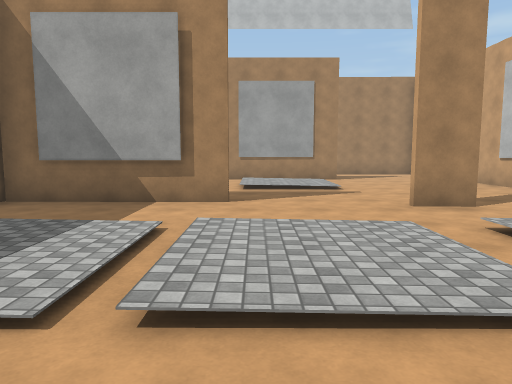
[1] (above)

19 first-person views from a walk through a 3-D level made in the Unity game engine. The camera is 1.53 m above the floor, tilts 6° down and sees 70° across. The floor is counted in squares, 1.75 m on a side. Each view is taken from the middle of a square. On the plan, view 1 faces up. The plan holds only what a view shows up to about 12 squares ahead; the rest is blank. The place goes on beyond the plan. The player is left out. Surface patterns are stand-ins for the level's own textures.

[2]
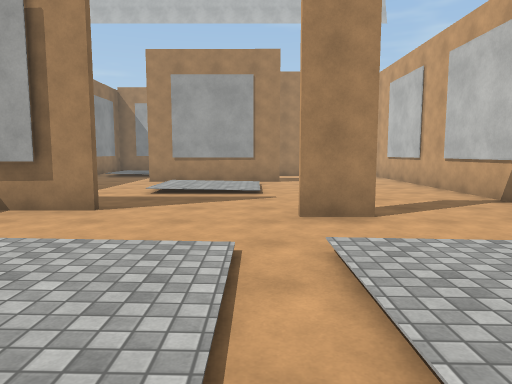

[3]
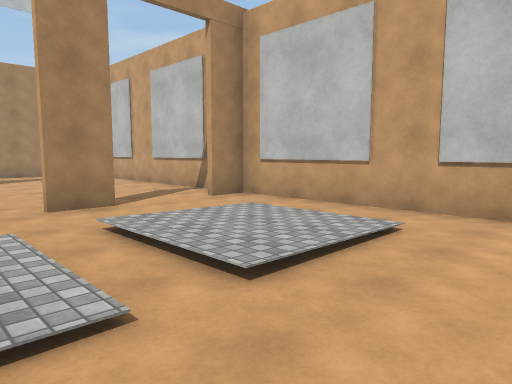

[4]
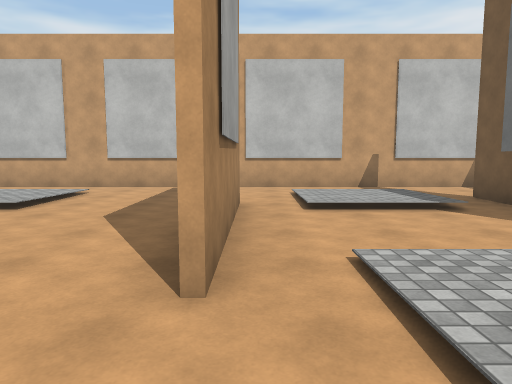

[5]
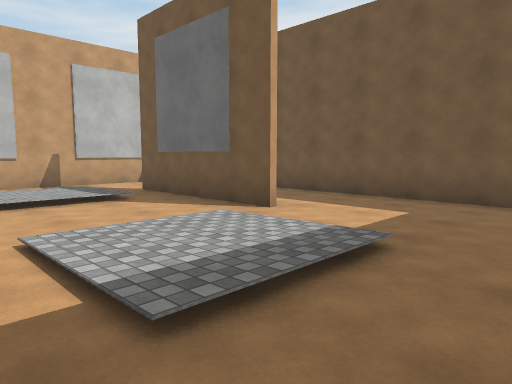

[6]
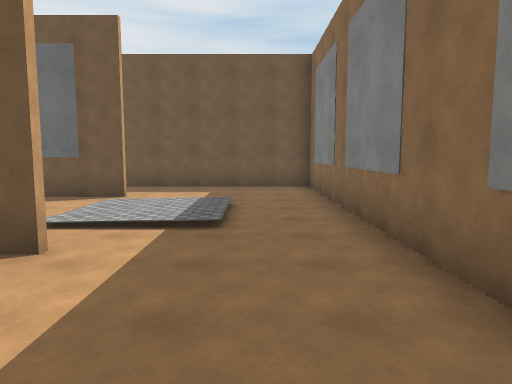

[7]
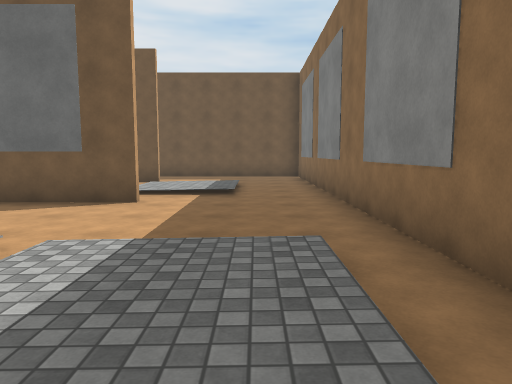

[8]
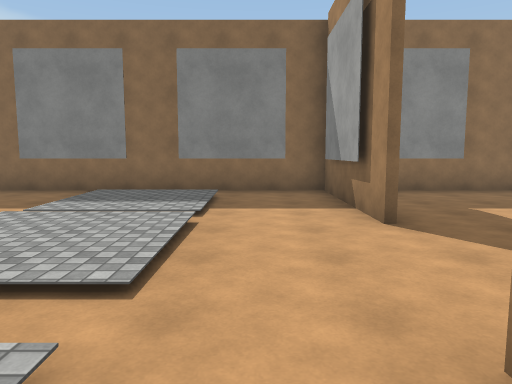

[9]
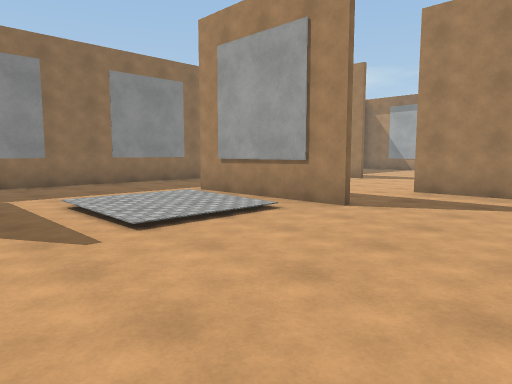

[10]
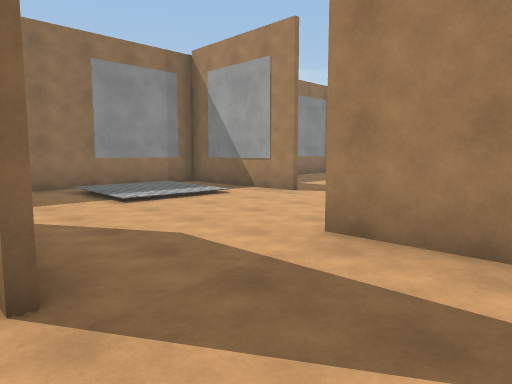

[11]
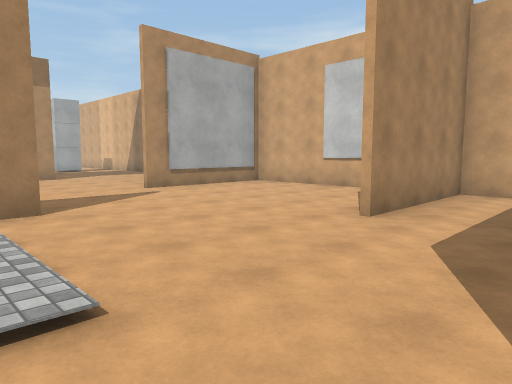

[12]
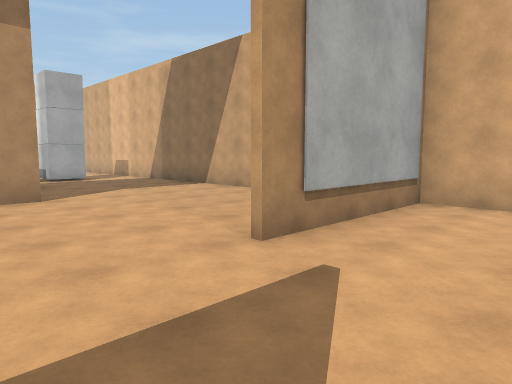

[13]
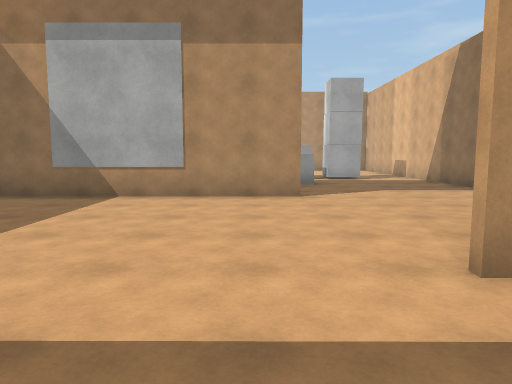

[14]
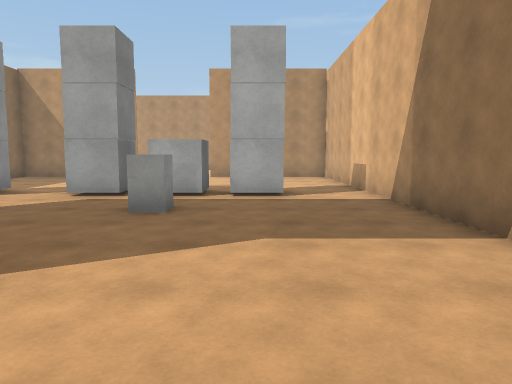

[15]
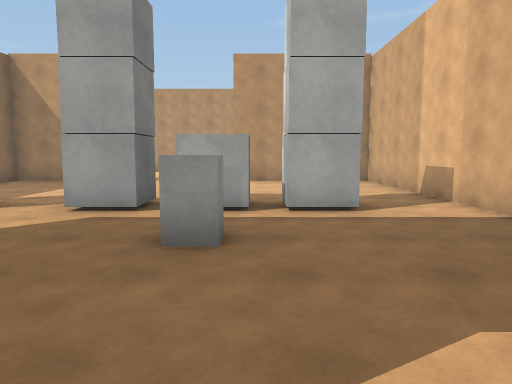

[16]
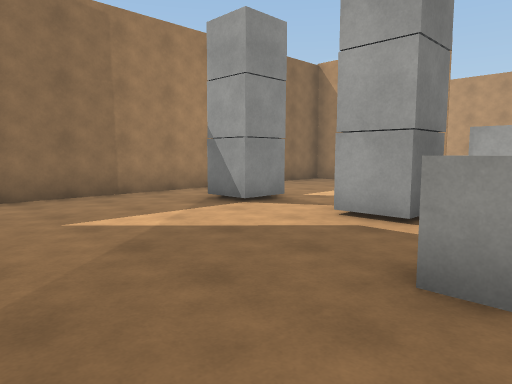

[17]
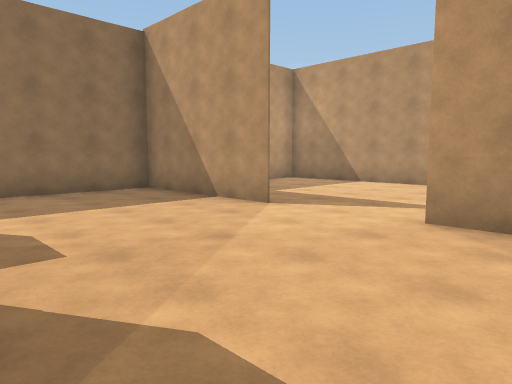

[18]
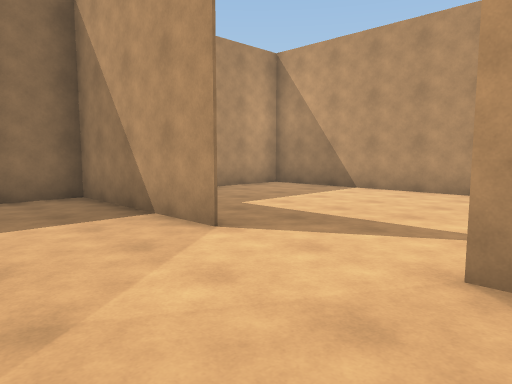

[19]
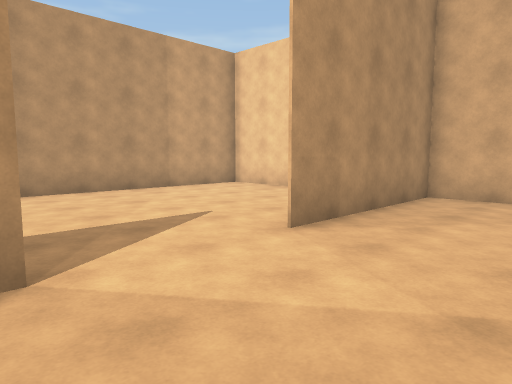

### Floor plan
Key: @ floor where view 1 was taken; # wall or solid block; . main floor; : floor 0.25 m higher than the main floor; / step, stairs or slope; C cube; O other object.
Columns run from 5 left of view 1 to 7 right of it. Each row starts with its distance up from view 1.
 44 #############
 43 #...........#
 42 #...........#
 41 #...........#
 40   .........
 39    .......
 38 #####...#####
 37 #...........#
 36 #...........#
 35 #...........#
 34 #...........#
 33 #  .........#
 32 #.CC.CCCCC..#
 31 #...........#
 30 #......O....#
 29 #...........#
 28 #...........#
 27 #######.....#
 26  ...........#
 25   ..........
 24   .........
 23    .......
 22     ....#####
 21     ........#
 20     ........#
 19 #####.......#
 18 #...........#
 17 #/::/.......
 16 #/::/...#####
 15 #////.......#
 14 #...........#
 13 #...####....#
 12 #...........#
 11 #....::/....#
 10 #....::/....#
  9 #....///....#
  8 #...........#
  7 #####.......#
  6 #.......#..##
  5 #...........#
  4 #./////////.#
  3 #.::/::/::/.#
  2 #.::/::/::/.#
  1 #...........#
  0 #....@......#
 -1 #........   #
 -2 #....####...#
 -3 #..///..///.#
 -4 #..::/..::/.#
 -5 #..::/..::/.#
 -6 #..../####..#
 -7 #......   ..#
 -8 #......     #
 -9 ########

Positions as (right, up) in squares from view 1, and headings:
1: (0, 0), facing up
2: (2, 1), facing up
3: (1, 0), facing up-right
4: (-3, -2), facing right
5: (-4, -2), facing down-right
6: (-3, 2), facing down
7: (-3, 5), facing down
8: (4, 5), facing left
9: (6, 7), facing up-left
10: (5, 12), facing up-left
11: (-2, 13), facing up-right
12: (0, 19), facing up-right
13: (1, 19), facing up
14: (4, 24), facing up
15: (3, 26), facing up
16: (3, 27), facing up-left
17: (4, 33), facing up-left
18: (3, 35), facing up-left
19: (-1, 35), facing up-right
